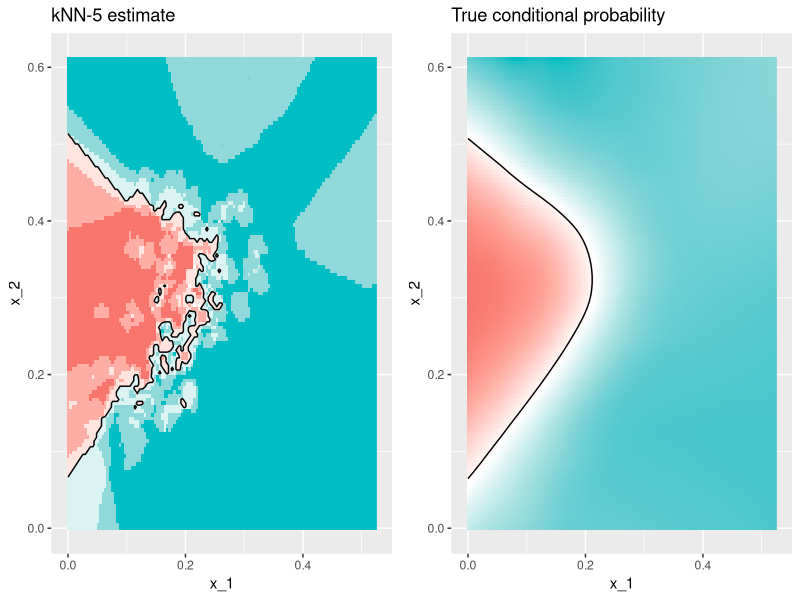
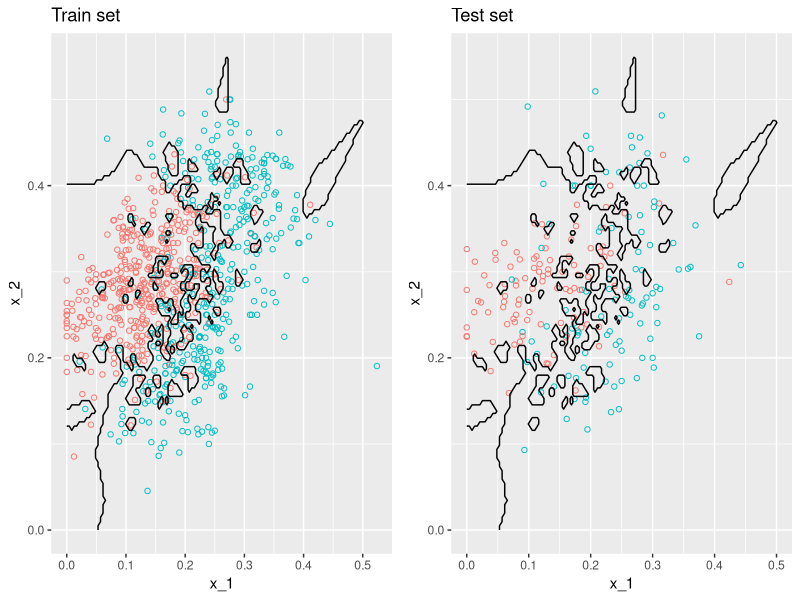
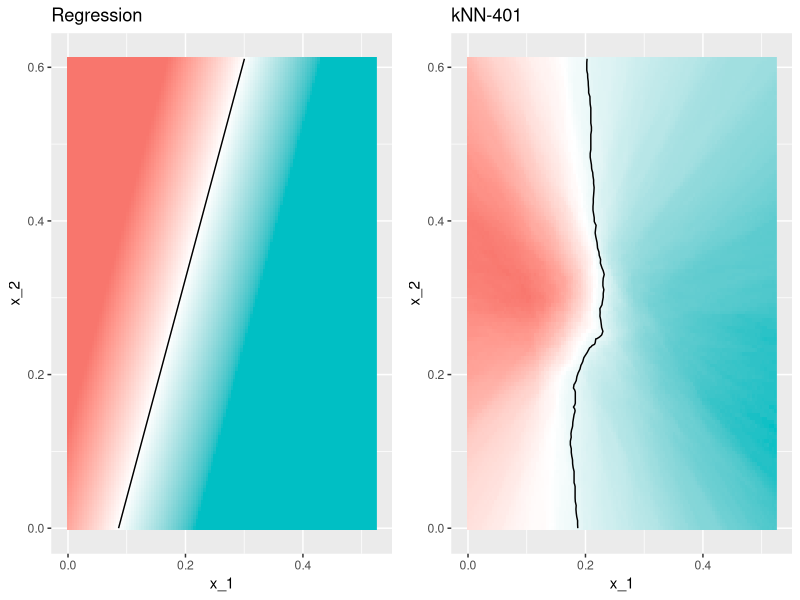
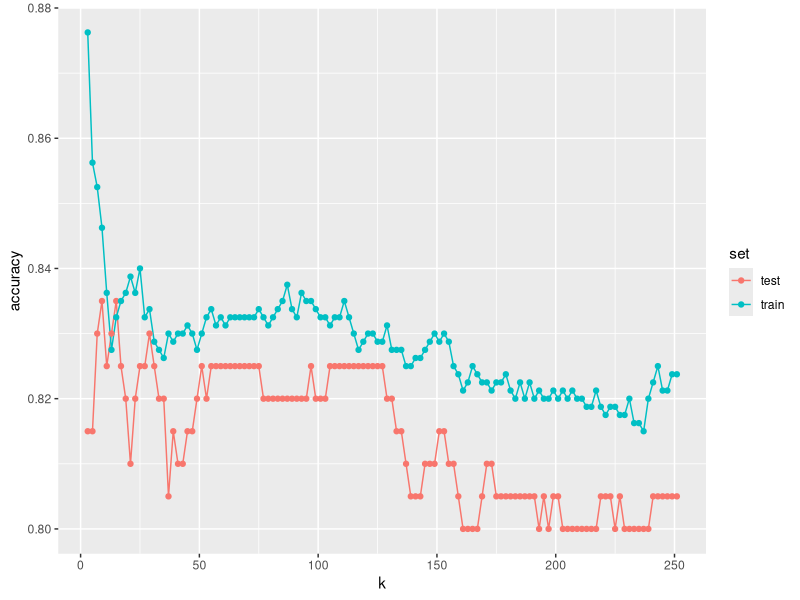

The R script that drew these images, in order: (Note: this script raises an error after producing the figures.)
## ---- chunk 1
library(dslabs)
library(caret)
knn_fit <- knn3(y ~ ., data = mnist_27$train, k = 5)
## ---- chunk 2
y_hat_knn <- predict(knn_fit, mnist_27$test, type = "class")
confusionMatrix(y_hat_knn, mnist_27$test$y)$overall["Accuracy"]
## ---- chunk 3
library(tidyverse)
# We use this function to plot the estimated conditional probabilities
plot_cond_prob <- function(p_hat = NULL){
  tmp <- mnist_27$true_p
  if (!is.null(p_hat)) {
    tmp <- mutate(tmp, p = p_hat)
  }
  tmp |> ggplot(aes(x_1, x_2, z = p)) +
  geom_raster(aes(fill = p), show.legend = FALSE) +
  scale_fill_gradientn(colors = c("#F8766D", "white", "#00BFC4")) +
  stat_contour(breaks = c(0.5), color = "black")
}
## ---- chunk 4
p1 <- plot_cond_prob() + ggtitle("True conditional probability")

p2 <- plot_cond_prob(predict(knn_fit, mnist_27$true_p)[,2]) +
  ggtitle("kNN-5 estimate")
library(gridExtra)

grid.arrange(p2, p1, nrow = 1)
## ---- chunk 5
y_hat_knn <- predict(knn_fit, mnist_27$train, type = "class")
confusionMatrix(y_hat_knn, mnist_27$train$y)$overall["Accuracy"]

y_hat_knn <- predict(knn_fit, mnist_27$test, type = "class")
confusionMatrix(y_hat_knn, mnist_27$test$y)$overall["Accuracy"]
## ---- chunk 6
knn_fit_1 <- knn3(y ~ ., data = mnist_27$train, k = 1)
y_hat_knn_1 <- predict(knn_fit_1, mnist_27$train, type = "class")
confusionMatrix(y_hat_knn_1, mnist_27$train$y)$overall[["Accuracy"]]
## ---- chunk 7
y_hat_knn_1 <- predict(knn_fit_1, mnist_27$test, type = "class")
confusionMatrix(y_hat_knn_1, mnist_27$test$y)$overall["Accuracy"]
## ---- chunk 8
tmp <- mnist_27$true_p
tmp$knn <- predict(knn_fit_1, newdata = mnist_27$true_p)[,2]
p1 <- tmp |>
  ggplot() +
  geom_point(data = mnist_27$train, aes(x_1, x_2, color = y),
             pch = 21, show.legend = FALSE) +
  scale_fill_gradientn(colors = c("#F8766D","white","#00BFC4")) +
  stat_contour(aes(x_1, x_2, z = knn), breaks = c(0.5), color = "black") +
  ggtitle("Train set")

p2 <- tmp |>
  ggplot() +
  geom_point(data = mnist_27$test, aes(x_1, x_2, color = y), 
             pch = 21, show.legend = FALSE) +
  scale_fill_gradientn(colors = c("#F8766D","white","#00BFC4")) +
  stat_contour(aes(x_1, x_2, z = knn), breaks = c(0.5), color = "black") +
  ggtitle("Test set")

grid.arrange(p1, p2, nrow = 1)
## ---- chunk 9
knn_fit_401 <- knn3(y ~ ., data = mnist_27$train, k = 401)
y_hat_knn_401 <- predict(knn_fit_401, mnist_27$test, type = "class")
confusionMatrix(y_hat_knn_401, mnist_27$test$y)$overall["Accuracy"]
## ---- chunk 10
fit_lm <- lm(y ~ ., data = mutate(mnist_27$train, y=y == "7"))
p_hat <- predict(fit_lm, newdata = mnist_27$true_p)
p_hat <- scales::squish(p_hat, c(0, 1))
p1 <- plot_cond_prob(p_hat) +
  ggtitle("Regression")

p2 <- plot_cond_prob(predict(knn_fit_401, mnist_27$true_p)[,2]) +
  ggtitle("kNN-401")
  
grid.arrange(p1, p2, nrow = 1)
## ---- chunk 11
ks <- seq(3, 251, 2)
accuracy <- sapply(ks, function(k){
  fit <- knn3(y ~ ., data = mnist_27$train, k = k)
  
  y_hat <- predict(fit, mnist_27$train, type = "class")
  cm_train <- confusionMatrix(y_hat, mnist_27$train$y)
  train_error <- cm_train$overall[["Accuracy"]]
  
  y_hat <- predict(fit, mnist_27$test, type = "class")
  cm_test <- confusionMatrix(y_hat, mnist_27$test$y)
  test_error <- cm_test$overall[["Accuracy"]]
  
  c(train = train_error, test = test_error)
})
## ---- chunk 12
data.frame(k = ks, train = accuracy["train",], test = accuracy["test",]) |>
  pivot_longer(-k, values_to = "accuracy", names_to = "set") |>
  mutate(set = factor(set, levels = c("test", "train"))) |>
  ggplot(aes(k, accuracy, color = set)) + 
  geom_line() +
  geom_point() 
## ---- chunk 13
if (knitr::is_html_output()) {
  knitr::opts_chunk$set(out.width = "500px",
                        out.extra = 'style="display: block; margin-left: auto; margin-right: auto; background-color: #000; padding:3px;"')
} else{
  knitr::opts_chunk$set(out.width = "35%")
}
## ---- chunk 14
knitr::include_graphics("img/cv-1.png")
## ---- chunk 15
knitr::include_graphics("img/cv-3.png")
## ---- chunk 16
knitr::include_graphics("img/cv-4.png")
## ---- chunk 17
knitr::include_graphics("img/cv-5.png")
## ---- chunk 18
knitr::include_graphics("img/cv-6.png")
## ---- chunk 19
knitr::include_graphics("img/cv-7.png")
## ---- chunk 20
knitr::include_graphics("img/cv-8.png")
## ---- chunk 21
knitr::opts_chunk$set(out.width = "70%", out.extra = NULL)
## ---- chunk 22
set.seed(2023-11-30)
boot <- train(y~., method = "knn", tuneGrid = data.frame(k=ks), 
              data = mnist_27$train, 
              trControl = trainControl(number = 100))
cv <- train(y ~ ., method = "knn", 
            tuneGrid = data.frame(k = ks), 
            data = mnist_27$train,
            trControl = trainControl(method = "cv", 
                                     number = 10, p = .9))

data.frame(k = ks, naive = accuracy["test",], 
           cv = cv$results[,2],
           boot = boot$results[,2]) |>
  pivot_longer(-k, values_to = "accuracy", names_to = "set") |>
  mutate(set = factor(set, levels = c("naive", "cv", "boot"),
                      labels = c("Simple", "K-fold", "Boostrap"))) |>
  ggplot(aes(k, accuracy, color = set)) + 
  geom_line() 
